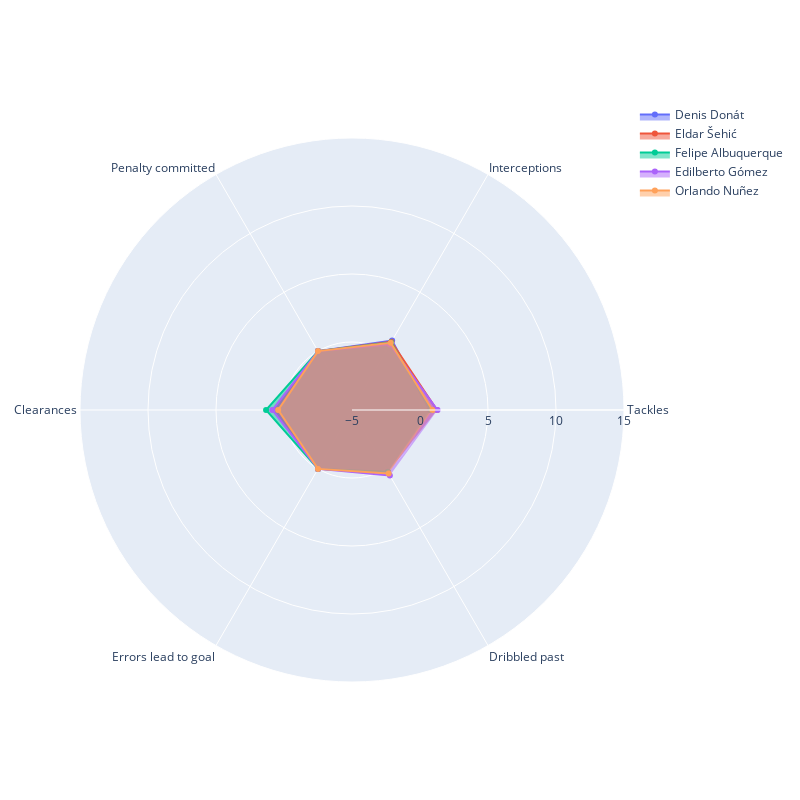

Notebook source saved alongside this figure:
### Code cell
buscar_jugadores_similares('Benjamín Rojas', caracteristicas_grafico)

### Figure 1 — Plotly figure (JSON) as saved in the notebook; plotly's stock layout.template omitted (floating-point values rounded to 4 significant figures)
{"data": [{"fill": "toself", "name": "Denis Donát", "r": [0.7, 0.9, 0, 0.7, 0, 0.25], "theta": ["Tackles", "Interceptions", "Penalty committed", "Clearances", "Errors lead to goal", "Dribbled past"], "type": "scatterpolar"}, {"fill": "toself", "name": "Eldar Šehić", "r": [1.25, 0.79, 0, 0.63, 0, 0.29], "theta": ["Tackles", "Interceptions", "Penalty committed", "Clearances", "Errors lead to goal", "Dribbled past"], "type": "scatterpolar"}, {"fill": "toself", "name": "Felipe Albuquerque", "r": [0.82, 0.73, 0, 1.32, 0, 0.27], "theta": ["Tackles", "Interceptions", "Penalty committed", "Clearances", "Errors lead to goal", "Dribbled past"], "type": "scatterpolar"}, {"fill": "toself", "name": "Edilberto Gómez", "r": [1.29, 0.57, 0, 0.86, 0, 0.57], "theta": ["Tackles", "Interceptions", "Penalty committed", "Clearances", "Errors lead to goal", "Dribbled past"], "type": "scatterpolar"}, {"fill": "toself", "name": "Orlando Nuñez", "r": [0.91, 0.7, 0, 0.43, 0, 0.39], "theta": ["Tackles", "Interceptions", "Penalty committed", "Clearances", "Errors lead to goal", "Dribbled past"], "type": "scatterpolar"}], "layout": {"autosize": false, "height": 800, "polar": {"radialaxis": {"range": [-5, 15], "visible": true}}, "showlegend": true, "width": 800}}
